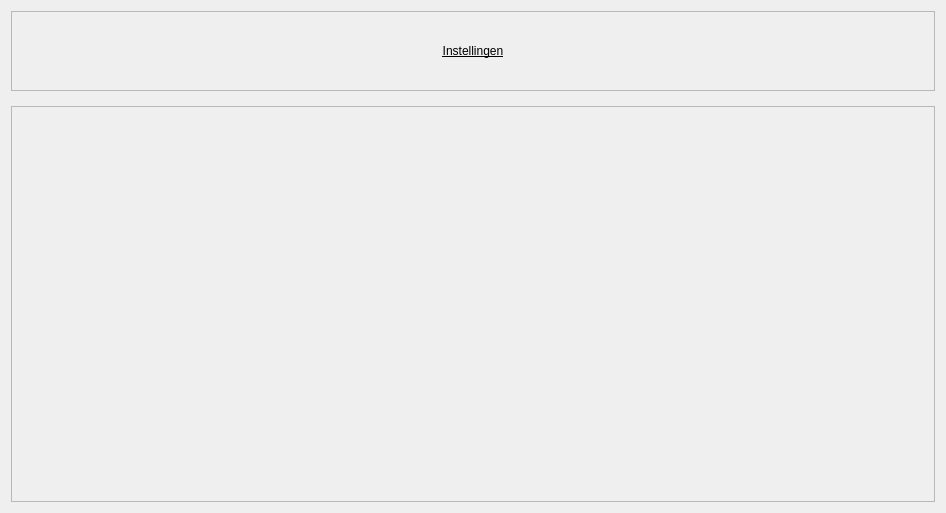
                            <widget class="QWidget" name="scrollAreaWidgetContents_9">
                             <property name="geometry">
                              <rect>
                               <x>0</x>
                               <y>0</y>
                               <width>946</width>
                               <height>513</height>
                              </rect>
                             </property>
                             <property name="styleSheet">
                              <string notr="true">font: 75 12pt &quot;Roboto Condensed&quot;;</string>
                             </property>
                             <layout class="QVBoxLayout" name="verticalLayout_44">
                              <property name="spacing">
                               <number>15</number>
                              </property>
                              <item>
                               <widget class="QFrame" name="frame_36">
                                <property name="maximumSize">
                                 <size>
                                  <width>16777215</width>
                                  <height>80</height>
                                 </size>
                                </property>
                                <property name="frameShape">
                                 <enum>QFrame::StyledPanel</enum>
                                </property>
                                <property name="frameShadow">
                                 <enum>QFrame::Raised</enum>
                                </property>
                                <layout class="QGridLayout" name="gridLayout_19">
                                 <property name="leftMargin">
                                  <number>100</number>
                                 </property>
                                 <property name="rightMargin">
                                  <number>100</number>
                                 </property>
                                 <item row="1" column="2">
                                  <widget class="QLabel" name="label_49">
                                   <property name="styleSheet">
                                    <string notr="true">font: bold 14pt &quot;Roboto Condensed&quot;;
text-decoration:underline;</string>
                                   </property>
                                   <property name="text">
                                    <string>Instellingen</string>
                                   </property>
                                   <property name="alignment">
                                    <set>Qt::AlignCenter</set>
                                   </property>
                                  </widget>
                                 </item>
                                </layout>
                               </widget>
                              </item>
                              <item>
                               <widget class="QFrame" name="frame_37">
                                <property name="styleSheet">
                                 <string notr="true"/>
                                </property>
                                <property name="frameShape">
                                 <enum>QFrame::StyledPanel</enum>
                                </property>
                                <property name="frameShadow">
                                 <enum>QFrame::Sunken</enum>
                                </property>
                                <layout class="QGridLayout" name="gridLayout_20">
                                 <property name="rightMargin">
                                  <number>11</number>
                                 </property>
                                </layout>
                               </widget>
                              </item>
                             </layout>
                            </widget>
